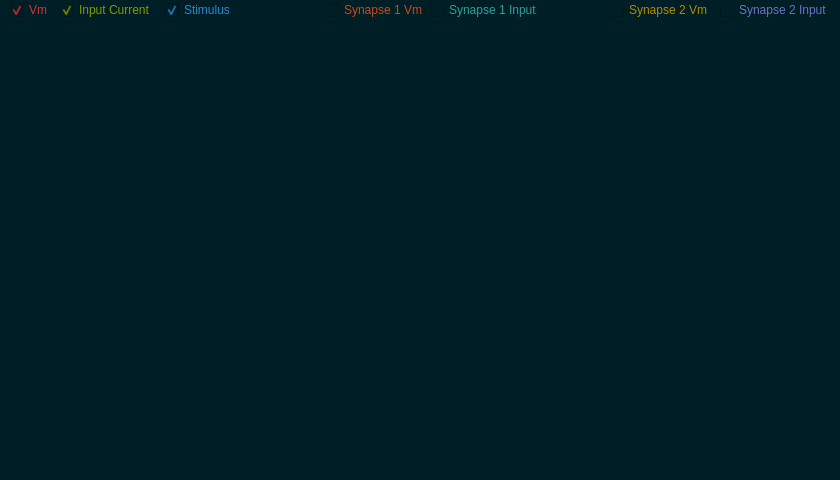
     <widget class="PlotWidget" name="Oscilloscope1" native="true">
      <property name="geometry">
       <rect>
        <x>10</x>
        <y>70</y>
        <width>840</width>
        <height>480</height>
       </rect>
      </property>
      <property name="autoFillBackground">
       <bool>false</bool>
      </property>
      <property name="styleSheet">
       <string notr="true">
background-color: rgb(0, 30, 38);</string>
      </property>
      <widget class="QCheckBox" name="Osc1VmCheckbox">
       <property name="enabled">
        <bool>true</bool>
       </property>
       <property name="geometry">
        <rect>
         <x>10</x>
         <y>0</y>
         <width>100</width>
         <height>20</height>
        </rect>
       </property>
       <property name="autoFillBackground">
        <bool>false</bool>
       </property>
       <property name="styleSheet">
        <string notr="true">color: rgb(220, 50, 47);</string>
       </property>
       <property name="text">
        <string>Vm</string>
       </property>
       <property name="checked">
        <bool>true</bool>
       </property>
      </widget>
      <widget class="QCheckBox" name="Osc1InputCurrentCheckbox">
       <property name="enabled">
        <bool>true</bool>
       </property>
       <property name="geometry">
        <rect>
         <x>60</x>
         <y>0</y>
         <width>100</width>
         <height>20</height>
        </rect>
       </property>
       <property name="autoFillBackground">
        <bool>false</bool>
       </property>
       <property name="styleSheet">
        <string notr="true">color: rgb(133, 153, 0);</string>
       </property>
       <property name="text">
        <string>Input Current</string>
       </property>
       <property name="checked">
        <bool>true</bool>
       </property>
      </widget>
      <widget class="QCheckBox" name="Osc1StimulusCheckbox">
       <property name="enabled">
        <bool>true</bool>
       </property>
       <property name="geometry">
        <rect>
         <x>165</x>
         <y>0</y>
         <width>71</width>
         <height>20</height>
        </rect>
       </property>
       <property name="autoFillBackground">
        <bool>false</bool>
       </property>
       <property name="styleSheet">
        <string notr="true">color: rgb(38, 139, 210);</string>
       </property>
       <property name="text">
        <string>Stimulus</string>
       </property>
       <property name="checked">
        <bool>true</bool>
       </property>
      </widget>
      <widget class="QCheckBox" name="Osc1Syn1VmCheckbox">
       <property name="enabled">
        <bool>true</bool>
       </property>
       <property name="geometry">
        <rect>
         <x>325</x>
         <y>0</y>
         <width>100</width>
         <height>20</height>
        </rect>
       </property>
       <property name="autoFillBackground">
        <bool>false</bool>
       </property>
       <property name="styleSheet">
        <string notr="true">color: rgb(203, 75, 22);</string>
       </property>
       <property name="text">
        <string>Synapse 1 Vm</string>
       </property>
       <property name="checked">
        <bool>false</bool>
       </property>
      </widget>
      <widget class="QCheckBox" name="Osc1Syn1InputCheckbox">
       <property name="enabled">
        <bool>true</bool>
       </property>
       <property name="geometry">
        <rect>
         <x>430</x>
         <y>0</y>
         <width>110</width>
         <height>20</height>
        </rect>
       </property>
       <property name="autoFillBackground">
        <bool>false</bool>
       </property>
       <property name="styleSheet">
        <string notr="true">color: rgb(42, 161, 152);</string>
       </property>
       <property name="text">
        <string>Synapse 1 Input</string>
       </property>
       <property name="checked">
        <bool>false</bool>
       </property>
      </widget>
      <widget class="QCheckBox" name="Osc1Syn2VmCheckbox">
       <property name="enabled">
        <bool>true</bool>
       </property>
       <property name="geometry">
        <rect>
         <x>610</x>
         <y>0</y>
         <width>100</width>
         <height>20</height>
        </rect>
       </property>
       <property name="autoFillBackground">
        <bool>false</bool>
       </property>
       <property name="styleSheet">
        <string notr="true">color: rgb(181, 137, 0);</string>
       </property>
       <property name="text">
        <string>Synapse 2 Vm</string>
       </property>
       <property name="checked">
        <bool>false</bool>
       </property>
      </widget>
      <widget class="QCheckBox" name="Osc1Syn1InputCheckbox_2">
       <property name="enabled">
        <bool>true</bool>
       </property>
       <property name="geometry">
        <rect>
         <x>720</x>
         <y>0</y>
         <width>110</width>
         <height>20</height>
        </rect>
       </property>
       <property name="autoFillBackground">
        <bool>false</bool>
       </property>
       <property name="styleSheet">
        <string notr="true">color: rgb(108, 113, 196);</string>
       </property>
       <property name="text">
        <string>Synapse 2 Input</string>
       </property>
       <property name="checked">
        <bool>false</bool>
       </property>
      </widget>
     </widget>
